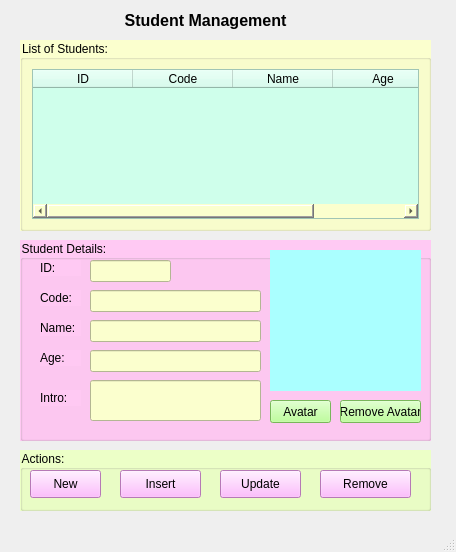
<?xml version="1.0" encoding="UTF-8"?>
<ui version="4.0">
 <class>MainWindow</class>
 <widget class="QMainWindow" name="MainWindow">
  <property name="geometry">
   <rect>
    <x>0</x>
    <y>0</y>
    <width>456</width>
    <height>552</height>
   </rect>
  </property>
  <property name="windowTitle">
   <string>Trần Duy Thanh - Student Management</string>
  </property>
  <property name="windowIcon">
   <iconset>
    <normaloff>images/ic_logo.jpg</normaloff>images/ic_logo.jpg</iconset>
  </property>
  <widget class="QWidget" name="centralwidget">
   <widget class="QLabel" name="label">
    <property name="geometry">
     <rect>
      <x>20</x>
      <y>0</y>
      <width>371</width>
      <height>41</height>
     </rect>
    </property>
    <property name="font">
     <font>
      <pointsize>12</pointsize>
      <weight>75</weight>
      <bold>true</bold>
     </font>
    </property>
    <property name="text">
     <string>Student Management</string>
    </property>
    <property name="alignment">
     <set>Qt::AlignCenter</set>
    </property>
   </widget>
   <widget class="QGroupBox" name="groupBox">
    <property name="geometry">
     <rect>
      <x>20</x>
      <y>450</y>
      <width>411</width>
      <height>61</height>
     </rect>
    </property>
    <property name="styleSheet">
     <string notr="true">background-color: rgb(236, 255, 199);</string>
    </property>
    <property name="title">
     <string>Actions:</string>
    </property>
    <widget class="QPushButton" name="pushButtonRemove">
     <property name="geometry">
      <rect>
       <x>300</x>
       <y>20</y>
       <width>91</width>
       <height>28</height>
      </rect>
     </property>
     <property name="styleSheet">
      <string notr="true">background-color: rgb(255, 170, 255);</string>
     </property>
     <property name="text">
      <string>Remove</string>
     </property>
     <property name="icon">
      <iconset>
       <normaloff>images/ic_delete.png</normaloff>images/ic_delete.png</iconset>
     </property>
     <property name="iconSize">
      <size>
       <width>24</width>
       <height>24</height>
      </size>
     </property>
    </widget>
    <widget class="QPushButton" name="pushButtonInsert">
     <property name="geometry">
      <rect>
       <x>100</x>
       <y>20</y>
       <width>81</width>
       <height>28</height>
      </rect>
     </property>
     <property name="styleSheet">
      <string notr="true">background-color: rgb(255, 170, 255);</string>
     </property>
     <property name="text">
      <string>Insert</string>
     </property>
     <property name="icon">
      <iconset>
       <normaloff>images/ic_save.png</normaloff>images/ic_save.png</iconset>
     </property>
     <property name="iconSize">
      <size>
       <width>24</width>
       <height>24</height>
      </size>
     </property>
    </widget>
    <widget class="QPushButton" name="pushButtonNew">
     <property name="geometry">
      <rect>
       <x>10</x>
       <y>20</y>
       <width>71</width>
       <height>28</height>
      </rect>
     </property>
     <property name="styleSheet">
      <string notr="true">background-color: rgb(255, 170, 255);</string>
     </property>
     <property name="text">
      <string>New</string>
     </property>
     <property name="icon">
      <iconset>
       <normaloff>images/ic_new.png</normaloff>images/ic_new.png</iconset>
     </property>
     <property name="iconSize">
      <size>
       <width>24</width>
       <height>24</height>
      </size>
     </property>
    </widget>
    <widget class="QPushButton" name="pushButtonUpdate">
     <property name="geometry">
      <rect>
       <x>200</x>
       <y>20</y>
       <width>81</width>
       <height>28</height>
      </rect>
     </property>
     <property name="styleSheet">
      <string notr="true">background-color: rgb(255, 170, 255);</string>
     </property>
     <property name="text">
      <string>Update</string>
     </property>
     <property name="icon">
      <iconset>
       <normaloff>images/ic_update.png</normaloff>images/ic_update.png</iconset>
     </property>
     <property name="iconSize">
      <size>
       <width>24</width>
       <height>24</height>
      </size>
     </property>
    </widget>
   </widget>
   <widget class="QGroupBox" name="groupBox_2">
    <property name="geometry">
     <rect>
      <x>20</x>
      <y>240</y>
      <width>411</width>
      <height>201</height>
     </rect>
    </property>
    <property name="styleSheet">
     <string notr="true">background-color: rgb(255, 201, 243);</string>
    </property>
    <property name="title">
     <string>Student Details:</string>
    </property>
    <widget class="QLabel" name="label_4">
     <property name="geometry">
      <rect>
       <x>20</x>
       <y>110</y>
       <width>41</width>
       <height>16</height>
      </rect>
     </property>
     <property name="text">
      <string>Age:</string>
     </property>
    </widget>
    <widget class="QLabel" name="label_3">
     <property name="geometry">
      <rect>
       <x>20</x>
       <y>80</y>
       <width>41</width>
       <height>16</height>
      </rect>
     </property>
     <property name="text">
      <string>Name:</string>
     </property>
    </widget>
    <widget class="QLineEdit" name="lineEditName">
     <property name="geometry">
      <rect>
       <x>70</x>
       <y>80</y>
       <width>171</width>
       <height>22</height>
      </rect>
     </property>
     <property name="styleSheet">
      <string notr="true">background-color: rgb(251, 255, 206);</string>
     </property>
    </widget>
    <widget class="QLineEdit" name="lineEditAge">
     <property name="geometry">
      <rect>
       <x>70</x>
       <y>110</y>
       <width>171</width>
       <height>22</height>
      </rect>
     </property>
     <property name="styleSheet">
      <string notr="true">background-color: rgb(251, 255, 206);</string>
     </property>
    </widget>
    <widget class="QLabel" name="label_2">
     <property name="geometry">
      <rect>
       <x>20</x>
       <y>50</y>
       <width>41</width>
       <height>16</height>
      </rect>
     </property>
     <property name="text">
      <string>Code:</string>
     </property>
    </widget>
    <widget class="QLineEdit" name="lineEditCode">
     <property name="geometry">
      <rect>
       <x>70</x>
       <y>50</y>
       <width>171</width>
       <height>22</height>
      </rect>
     </property>
     <property name="styleSheet">
      <string notr="true">background-color: rgb(251, 255, 206);</string>
     </property>
    </widget>
    <widget class="QLabel" name="label_5">
     <property name="geometry">
      <rect>
       <x>20</x>
       <y>150</y>
       <width>41</width>
       <height>16</height>
      </rect>
     </property>
     <property name="text">
      <string>Intro:</string>
     </property>
    </widget>
    <widget class="QLineEdit" name="lineEditIntro">
     <property name="geometry">
      <rect>
       <x>70</x>
       <y>140</y>
       <width>171</width>
       <height>41</height>
      </rect>
     </property>
     <property name="styleSheet">
      <string notr="true">background-color: rgb(251, 255, 206);</string>
     </property>
    </widget>
    <widget class="QLabel" name="labelAvatar">
     <property name="geometry">
      <rect>
       <x>250</x>
       <y>10</y>
       <width>151</width>
       <height>141</height>
      </rect>
     </property>
     <property name="styleSheet">
      <string notr="true">background-color: rgb(170, 255, 255);
border-color: rgb(85, 85, 0);</string>
     </property>
     <property name="text">
      <string/>
     </property>
     <property name="pixmap">
      <pixmap>images/ic_no_avatar.png</pixmap>
     </property>
     <property name="scaledContents">
      <bool>true</bool>
     </property>
    </widget>
    <widget class="QPushButton" name="pushButtonAvatar">
     <property name="geometry">
      <rect>
       <x>250</x>
       <y>160</y>
       <width>61</width>
       <height>23</height>
      </rect>
     </property>
     <property name="styleSheet">
      <string notr="true">background-color: rgb(170, 255, 127);</string>
     </property>
     <property name="text">
      <string>Avatar</string>
     </property>
    </widget>
    <widget class="QLabel" name="label_6">
     <property name="geometry">
      <rect>
       <x>20</x>
       <y>20</y>
       <width>41</width>
       <height>16</height>
      </rect>
     </property>
     <property name="text">
      <string>ID:</string>
     </property>
    </widget>
    <widget class="QLineEdit" name="lineEditId">
     <property name="enabled">
      <bool>false</bool>
     </property>
     <property name="geometry">
      <rect>
       <x>70</x>
       <y>20</y>
       <width>81</width>
       <height>22</height>
      </rect>
     </property>
     <property name="styleSheet">
      <string notr="true">background-color: rgb(251, 255, 206);</string>
     </property>
     <property name="readOnly">
      <bool>true</bool>
     </property>
    </widget>
    <widget class="QPushButton" name="pushButtonRemoveAvatar">
     <property name="geometry">
      <rect>
       <x>320</x>
       <y>160</y>
       <width>81</width>
       <height>23</height>
      </rect>
     </property>
     <property name="styleSheet">
      <string notr="true">background-color: rgb(170, 255, 127);</string>
     </property>
     <property name="text">
      <string>Remove Avatar</string>
     </property>
    </widget>
   </widget>
   <widget class="QGroupBox" name="groupBox_3">
    <property name="geometry">
     <rect>
      <x>20</x>
      <y>40</y>
      <width>411</width>
      <height>191</height>
     </rect>
    </property>
    <property name="styleSheet">
     <string notr="true">background-color: rgb(251, 255, 206);</string>
    </property>
    <property name="title">
     <string>List of Students:</string>
    </property>
    <layout class="QVBoxLayout" name="verticalLayout">
     <item>
      <widget class="QTableWidget" name="tableWidgetStudent">
       <property name="styleSheet">
        <string notr="true">background-color: rgb(207, 255, 235);</string>
       </property>
       <column>
        <property name="text">
         <string>ID</string>
        </property>
       </column>
       <column>
        <property name="text">
         <string>Code</string>
        </property>
       </column>
       <column>
        <property name="text">
         <string>Name</string>
        </property>
       </column>
       <column>
        <property name="text">
         <string>Age</string>
        </property>
       </column>
      </widget>
     </item>
    </layout>
   </widget>
  </widget>
  <widget class="QMenuBar" name="menubar">
   <property name="geometry">
    <rect>
     <x>0</x>
     <y>0</y>
     <width>456</width>
     <height>22</height>
    </rect>
   </property>
  </widget>
  <widget class="QStatusBar" name="statusbar"/>
 </widget>
 <tabstops>
  <tabstop>tableWidgetStudent</tabstop>
  <tabstop>lineEditCode</tabstop>
  <tabstop>lineEditName</tabstop>
  <tabstop>lineEditAge</tabstop>
  <tabstop>pushButtonNew</tabstop>
  <tabstop>pushButtonInsert</tabstop>
  <tabstop>pushButtonRemove</tabstop>
 </tabstops>
 <resources/>
 <connections/>
</ui>
